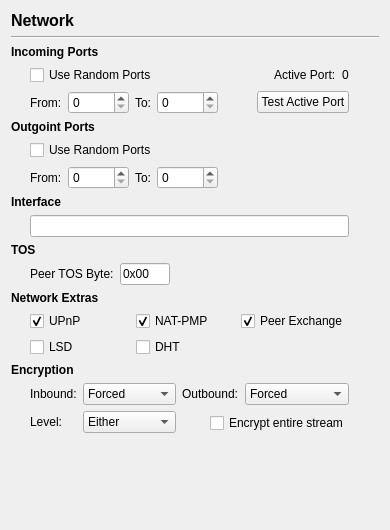
       <widget class="QWidget" name="page_network">
        <layout class="QVBoxLayout" name="verticalLayout_3">
         <item>
          <widget class="QLabel" name="labelTitle">
           <property name="font">
            <font>
             <pointsize>12</pointsize>
             <weight>75</weight>
             <italic>false</italic>
             <bold>true</bold>
            </font>
           </property>
           <property name="text">
            <string>Network</string>
           </property>
          </widget>
         </item>
         <item>
          <widget class="Line" name="line_2">
           <property name="orientation">
            <enum>Qt::Horizontal</enum>
           </property>
          </widget>
         </item>
         <item>
          <layout class="QGridLayout" name="gridLayout_3" columnstretch="0,0,1">
           <item row="0" column="0" colspan="2">
            <widget class="QLabel" name="label_5">
             <property name="font">
              <font>
               <weight>75</weight>
               <bold>true</bold>
              </font>
             </property>
             <property name="text">
              <string>Incoming Ports</string>
             </property>
            </widget>
           </item>
           <item row="0" column="2">
            <spacer name="horizontalSpacer_16">
             <property name="orientation">
              <enum>Qt::Horizontal</enum>
             </property>
             <property name="sizeHint" stdset="0">
              <size>
               <width>30</width>
               <height>13</height>
              </size>
             </property>
            </spacer>
           </item>
           <item row="1" column="0">
            <spacer name="horizontalSpacer_4">
             <property name="orientation">
              <enum>Qt::Horizontal</enum>
             </property>
             <property name="sizeType">
              <enum>QSizePolicy::Fixed</enum>
             </property>
             <property name="sizeHint" stdset="0">
              <size>
               <width>13</width>
               <height>13</height>
              </size>
             </property>
            </spacer>
           </item>
           <item row="1" column="1">
            <layout class="QHBoxLayout" name="horizontalLayout_3">
             <item>
              <widget class="QCheckBox" name="core__random_port">
               <property name="text">
                <string>Use Random Ports</string>
               </property>
              </widget>
             </item>
             <item>
              <spacer name="horizontalSpacer_17">
               <property name="orientation">
                <enum>Qt::Horizontal</enum>
               </property>
               <property name="sizeHint" stdset="0">
                <size>
                 <width>20</width>
                 <height>20</height>
                </size>
               </property>
              </spacer>
             </item>
             <item>
              <widget class="QLabel" name="label_6">
               <property name="text">
                <string>Active Port:</string>
               </property>
              </widget>
             </item>
             <item>
              <widget class="QLabel" name="core__label_active_port">
               <property name="text">
                <string>0</string>
               </property>
              </widget>
             </item>
            </layout>
           </item>
           <item row="2" column="1">
            <layout class="QHBoxLayout" name="horizontalLayout_4">
             <item>
              <widget class="QLabel" name="core__listen_ports__0_label">
               <property name="text">
                <string>From:</string>
               </property>
               <property name="buddy">
                <cstring>core__listen_ports__0</cstring>
               </property>
              </widget>
             </item>
             <item>
              <widget class="QSpinBox" name="core__listen_ports__0">
               <property name="minimumSize">
                <size>
                 <width>60</width>
                 <height>0</height>
                </size>
               </property>
               <property name="accelerated">
                <bool>true</bool>
               </property>
               <property name="maximum">
                <number>65535</number>
               </property>
              </widget>
             </item>
             <item>
              <widget class="QLabel" name="core__listen_ports__1_label">
               <property name="text">
                <string>To:</string>
               </property>
               <property name="buddy">
                <cstring>core__listen_ports__1</cstring>
               </property>
              </widget>
             </item>
             <item>
              <widget class="QSpinBox" name="core__listen_ports__1">
               <property name="minimumSize">
                <size>
                 <width>60</width>
                 <height>0</height>
                </size>
               </property>
               <property name="accelerated">
                <bool>true</bool>
               </property>
               <property name="maximum">
                <number>65535</number>
               </property>
              </widget>
             </item>
             <item>
              <spacer name="horizontalSpacer_14">
               <property name="orientation">
                <enum>Qt::Horizontal</enum>
               </property>
               <property name="sizeHint" stdset="0">
                <size>
                 <width>20</width>
                 <height>20</height>
                </size>
               </property>
              </spacer>
             </item>
             <item>
              <widget class="QLabel" name="core__label_test_active_port">
               <property name="text">
                <string/>
               </property>
               <property name="scaledContents">
                <bool>false</bool>
               </property>
              </widget>
             </item>
             <item>
              <widget class="QPushButton" name="core__button_test_active_port">
               <property name="text">
                <string>Test Active Port</string>
               </property>
              </widget>
             </item>
            </layout>
           </item>
           <item row="3" column="0" colspan="2">
            <widget class="QLabel" name="label_10">
             <property name="font">
              <font>
               <weight>75</weight>
               <bold>true</bold>
              </font>
             </property>
             <property name="text">
              <string>Outgoint Ports</string>
             </property>
            </widget>
           </item>
           <item row="4" column="1">
            <widget class="QCheckBox" name="core__random_outgoing_ports">
             <property name="text">
              <string>Use Random Ports</string>
             </property>
            </widget>
           </item>
           <item row="5" column="1">
            <layout class="QHBoxLayout" name="horizontalLayout_5">
             <item>
              <widget class="QLabel" name="core__outgoing_ports__0_label">
               <property name="text">
                <string>From:</string>
               </property>
               <property name="buddy">
                <cstring>core__outgoing_ports__0</cstring>
               </property>
              </widget>
             </item>
             <item>
              <widget class="QSpinBox" name="core__outgoing_ports__0">
               <property name="minimumSize">
                <size>
                 <width>60</width>
                 <height>0</height>
                </size>
               </property>
               <property name="accelerated">
                <bool>true</bool>
               </property>
               <property name="maximum">
                <number>65535</number>
               </property>
              </widget>
             </item>
             <item>
              <widget class="QLabel" name="core__outgoing_ports__1_label">
               <property name="text">
                <string>To:</string>
               </property>
               <property name="buddy">
                <cstring>core__outgoing_ports__1</cstring>
               </property>
              </widget>
             </item>
             <item>
              <widget class="QSpinBox" name="core__outgoing_ports__1">
               <property name="minimumSize">
                <size>
                 <width>60</width>
                 <height>0</height>
                </size>
               </property>
               <property name="accelerated">
                <bool>true</bool>
               </property>
               <property name="maximum">
                <number>65535</number>
               </property>
              </widget>
             </item>
             <item>
              <spacer name="horizontalSpacer_12">
               <property name="orientation">
                <enum>Qt::Horizontal</enum>
               </property>
               <property name="sizeHint" stdset="0">
                <size>
                 <width>40</width>
                 <height>20</height>
                </size>
               </property>
              </spacer>
             </item>
            </layout>
           </item>
           <item row="6" column="0" colspan="2">
            <widget class="QLabel" name="label_13">
             <property name="font">
              <font>
               <weight>75</weight>
               <bold>true</bold>
              </font>
             </property>
             <property name="text">
              <string>Interface</string>
             </property>
            </widget>
           </item>
           <item row="7" column="1">
            <widget class="QLineEdit" name="core__listen_interface">
             <property name="maxLength">
              <number>256</number>
             </property>
            </widget>
           </item>
           <item row="8" column="0" colspan="2">
            <widget class="QLabel" name="label_14">
             <property name="font">
              <font>
               <weight>75</weight>
               <bold>true</bold>
              </font>
             </property>
             <property name="text">
              <string>TOS</string>
             </property>
            </widget>
           </item>
           <item row="9" column="1">
            <layout class="QHBoxLayout" name="horizontalLayout_6">
             <item>
              <widget class="QLabel" name="core__peer_tos_label">
               <property name="text">
                <string>Peer TOS Byte:</string>
               </property>
               <property name="buddy">
                <cstring>core__peer_tos</cstring>
               </property>
              </widget>
             </item>
             <item>
              <widget class="QLineEdit" name="core__peer_tos">
               <property name="maximumSize">
                <size>
                 <width>50</width>
                 <height>16777215</height>
                </size>
               </property>
               <property name="text">
                <string>0x00</string>
               </property>
               <property name="maxLength">
                <number>10</number>
               </property>
              </widget>
             </item>
             <item>
              <spacer name="horizontalSpacer_15">
               <property name="orientation">
                <enum>Qt::Horizontal</enum>
               </property>
               <property name="sizeHint" stdset="0">
                <size>
                 <width>40</width>
                 <height>20</height>
                </size>
               </property>
              </spacer>
             </item>
            </layout>
           </item>
           <item row="10" column="0" colspan="2">
            <widget class="QLabel" name="label_16">
             <property name="font">
              <font>
               <weight>75</weight>
               <bold>true</bold>
              </font>
             </property>
             <property name="text">
              <string>Network Extras</string>
             </property>
            </widget>
           </item>
           <item row="11" column="1">
            <layout class="QGridLayout" name="gridLayout_2">
             <item row="0" column="0">
              <widget class="QCheckBox" name="core__upnp">
               <property name="text">
                <string>UPnP</string>
               </property>
               <property name="checked">
                <bool>true</bool>
               </property>
              </widget>
             </item>
             <item row="0" column="1">
              <widget class="QCheckBox" name="core__natpmp">
               <property name="text">
                <string>NAT-PMP</string>
               </property>
               <property name="checked">
                <bool>true</bool>
               </property>
              </widget>
             </item>
             <item row="0" column="2">
              <widget class="QCheckBox" name="core__utpex">
               <property name="text">
                <string>Peer Exchange</string>
               </property>
               <property name="checked">
                <bool>true</bool>
               </property>
              </widget>
             </item>
             <item row="1" column="0">
              <widget class="QCheckBox" name="core__lsd">
               <property name="text">
                <string>LSD</string>
               </property>
              </widget>
             </item>
             <item row="1" column="1">
              <widget class="QCheckBox" name="core__dht">
               <property name="text">
                <string>DHT</string>
               </property>
              </widget>
             </item>
            </layout>
           </item>
           <item row="12" column="0" colspan="2">
            <widget class="QLabel" name="label_17">
             <property name="font">
              <font>
               <weight>75</weight>
               <bold>true</bold>
              </font>
             </property>
             <property name="text">
              <string>Encryption</string>
             </property>
            </widget>
           </item>
           <item row="13" column="1">
            <layout class="QGridLayout" name="gridLayout_4">
             <item row="0" column="0" rowspan="2">
              <layout class="QFormLayout" name="formLayout_9">
               <property name="fieldGrowthPolicy">
                <enum>QFormLayout::AllNonFixedFieldsGrow</enum>
               </property>
               <item row="0" column="0">
                <widget class="QLabel" name="core__enc_in_policy_label">
                 <property name="text">
                  <string>Inbound:</string>
                 </property>
                 <property name="buddy">
                  <cstring>core__enc_in_policy</cstring>
                 </property>
                </widget>
               </item>
               <item row="0" column="1">
                <widget class="QComboBox" name="core__enc_in_policy">
                 <property name="currentIndex">
                  <number>0</number>
                 </property>
                 <item>
                  <property name="text">
                   <string>Forced</string>
                  </property>
                 </item>
                 <item>
                  <property name="text">
                   <string>Enabled</string>
                  </property>
                 </item>
                 <item>
                  <property name="text">
                   <string>Disabled</string>
                  </property>
                 </item>
                </widget>
               </item>
               <item row="1" column="0">
                <widget class="QLabel" name="core__enc_level_label">
                 <property name="text">
                  <string>Level:</string>
                 </property>
                 <property name="buddy">
                  <cstring>core__enc_level</cstring>
                 </property>
                </widget>
               </item>
               <item row="1" column="1">
                <widget class="QComboBox" name="core__enc_level">
                 <property name="currentIndex">
                  <number>2</number>
                 </property>
                 <item>
                  <property name="text">
                   <string>Handshake</string>
                  </property>
                 </item>
                 <item>
                  <property name="text">
                   <string>Full Stream</string>
                  </property>
                 </item>
                 <item>
                  <property name="text">
                   <string>Either</string>
                  </property>
                 </item>
                </widget>
               </item>
              </layout>
             </item>
             <item row="0" column="1">
              <layout class="QFormLayout" name="formLayout_19">
               <item row="0" column="0">
                <widget class="QLabel" name="core__enc_out_policy_label">
                 <property name="text">
                  <string>Outbound:</string>
                 </property>
                 <property name="buddy">
                  <cstring>core__enc_out_policy</cstring>
                 </property>
                </widget>
               </item>
               <item row="0" column="1">
                <widget class="QComboBox" name="core__enc_out_policy">
                 <property name="currentIndex">
                  <number>0</number>
                 </property>
                 <item>
                  <property name="text">
                   <string>Forced</string>
                  </property>
                 </item>
                 <item>
                  <property name="text">
                   <string>Enabled</string>
                  </property>
                 </item>
                 <item>
                  <property name="text">
                   <string>Disabled</string>
                  </property>
                 </item>
                </widget>
               </item>
              </layout>
             </item>
             <item row="1" column="1">
              <layout class="QHBoxLayout" name="horizontalLayout_16">
               <item>
                <spacer name="horizontalSpacer_2">
                 <property name="orientation">
                  <enum>Qt::Horizontal</enum>
                 </property>
                 <property name="sizeHint" stdset="0">
                  <size>
                   <width>3</width>
                   <height>10</height>
                  </size>
                 </property>
                </spacer>
               </item>
               <item>
                <widget class="QCheckBox" name="core__enc_prefer_rc4">
                 <property name="text">
                  <string>Encrypt entire stream</string>
                 </property>
                </widget>
               </item>
              </layout>
             </item>
            </layout>
           </item>
          </layout>
         </item>
         <item>
          <spacer name="verticalSpacer_5">
           <property name="orientation">
            <enum>Qt::Vertical</enum>
           </property>
           <property name="sizeHint" stdset="0">
            <size>
             <width>20</width>
             <height>86</height>
            </size>
           </property>
          </spacer>
         </item>
        </layout>
       </widget>
